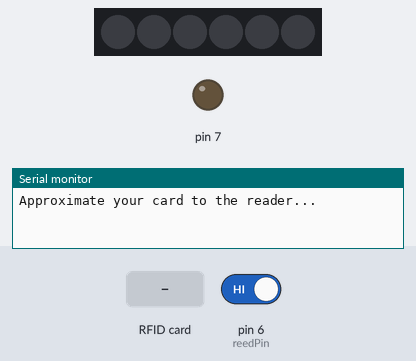
Simulated run of this sketch. Board: Arduino Uno, built with avr-gcc and run on an emulated ATmega328P. Shown: 6 RGB LEDs in strip order, left to right, output pins drawn as LEDs (lit = HIGH), the last lines printed to the serial monitor. The inputs (shaded band) are chosen by the test bench; at power-on: pin 6 (reedPin) HIGH. Dim RGB values are drawn brighter than linear; pins used as bus, display or sensor lines are not drawn.

Above: at 1.2 s.
1.3 s: RFID card 43 0D FE 27 held to the reader
At 2.41 s:
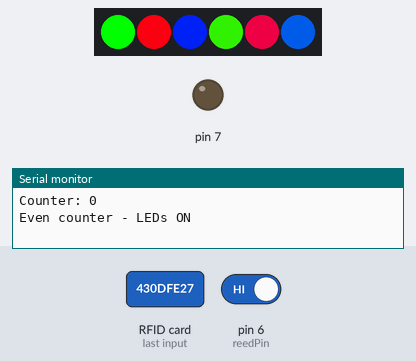
4.6 s: pin 6 (reedPin) driven LOW
At 5.37 s:
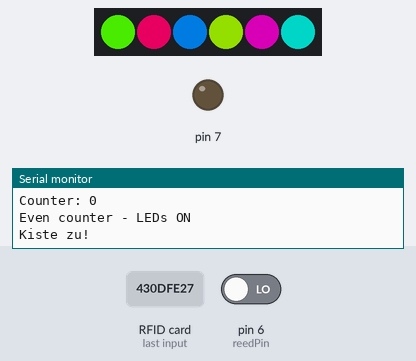
7.4 s: pin 6 (reedPin) driven HIGH
At 9.64 s:
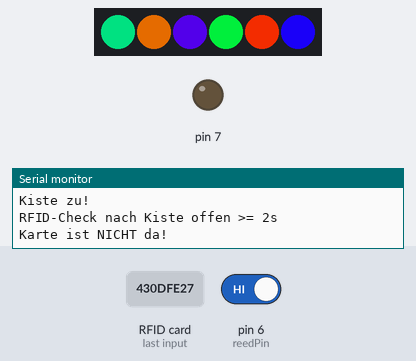
10.9 s: RFID card 43 0D FE 27 held to the reader
15.9 s: pin 6 (reedPin) driven LOW
At 16.45 s:
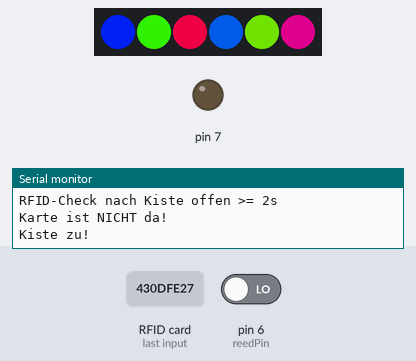
18.7 s: pin 6 (reedPin) driven HIGH
At 20.93 s:
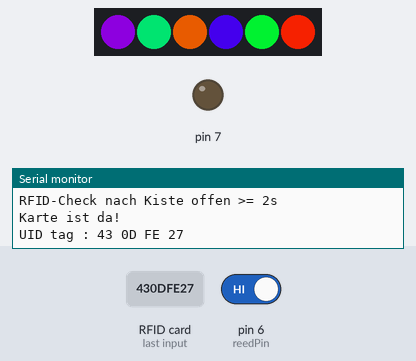
Timing chart, 0 to 28.4 s (numbered marks = the images above; inputs shaded):
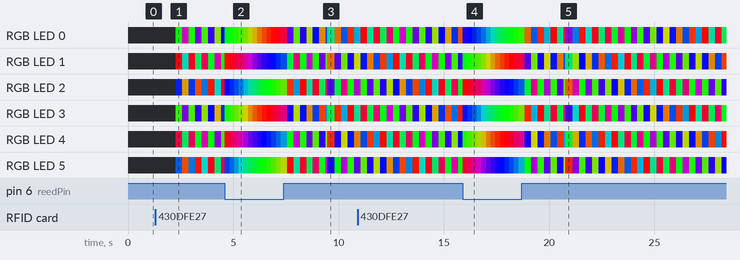

The sketch:

transport.ino
```cpp
#include <SPI.h>
#include <MFRC522.h>
#include <Adafruit_NeoPixel.h>
#include <EEPROM.h>

#define LEDPIN A1

// Globale Variablen für Animation
unsigned long lastRainbowUpdate = 0;
int rainbowPosition = 0;
bool rainbowActive = false;

//
unsigned long lastRFIDCheck = 0;
const unsigned long rfidCheckInterval = 5000;

// Parameter 1 = number of pixels in strip
// Parameter 2 = Arduino pin number (most are valid)
// Parameter 3 = pixel type flags, add together as needed:
//   NEO_KHZ800  800 KHz bitstream (most NeoPixel products w/WS2812 LEDs)
//   NEO_KHZ400  400 KHz (classic 'v1' (not v2) FLORA pixels, WS2811 drivers)
//   NEO_GRB     Pixels are wired for GRB bitstream (most NeoPixel products)
//   NEO_RGB     Pixels are wired for RGB bitstream (v1 FLORA pixels, not v2)
//   NEO_RGBW    Pixels are wired for RGBW bitstream (NeoPixel RGBW products)
Adafruit_NeoPixel strip = Adafruit_NeoPixel(6, LEDPIN, NEO_GRB + NEO_KHZ800);

#define SS_PIN 10
#define RST_PIN 9
MFRC522 mfrc522(SS_PIN, RST_PIN);  // Create MFRC522 instance.
MFRC522::MIFARE_Key key;
MFRC522::StatusCode status;
const int reedPin = 6;

void setup() {
  Serial.begin(9600);  // Initiate a serial communication
  SPI.begin();         // Initiate  SPI bus
  mfrc522.PCD_Init();  // Initiate MFRC522

  pinMode(reedPin, INPUT_PULLUP);
  pinMode(7, OUTPUT);
  digitalWrite(7, LOW);

  Serial.println("Approximate your card to the reader...");
  Serial.println();

  initKey();
  setupLED();
}

void initKey() {
  //desired EE key:
  byte rawKey[6] = { 0x36, 0x5A, 0xC4, 0x22, 0xFE, 0x35 };
  memcpy(key.keyByte, rawKey, 6);
}

void setupLED() {
  strip.begin();
  strip.setBrightness(255);
  strip.show();  // Initialize all pixels to 'off'
}

void oneColor(uint32_t color, int ledCount) {
  for (uint16_t i = 0; i < ledCount; i = i + 1) {
    strip.setPixelColor(i, color);
    strip.show();
  }
}

void updateRainbowNonBlocking() {
  const unsigned long rainbowInterval = 5;  // Sehr schnell! (kleinere Zahl = schneller)
  if (!rainbowActive) return;

  unsigned long currentMillis = millis();
  if (currentMillis - lastRainbowUpdate >= rainbowInterval) {
    lastRainbowUpdate = currentMillis;

    for (uint16_t i = 0; i < strip.numPixels(); i++) {
      // Jeder Pixel bekommt einen leicht versetzten Farbbereich
      int colorPosition = (rainbowPosition + i * 90) % 256;
      strip.setPixelColor(i, wheel(colorPosition));
    }

    strip.show();
    rainbowPosition = (rainbowPosition + 9) % 256;  // schneller vorwärts!
  }
}

int readCounterWrapper(){
  byte block = 16;
  byte len = 18;
  decryptBlock(block, key);
  byte buffer[18];

  return readCounterValue(block, buffer, 18);
}

bool readCard() {
  mfrc522.PCD_Init();  // HACK: Reset des Lesers erzwingt "neue Karte"
  delay(5);
  if (mfrc522.PICC_IsNewCardPresent() && mfrc522.PICC_ReadCardSerial()) {
    return true;
  }
  return false;
}

unsigned long openSince = 0;
bool initialReadDone = false;
unsigned long lastRFIDAttempt = 0;
const unsigned long RFID_INTERVAL = 10000; // 10 Sekunden

void loop() {
  updateRainbowNonBlocking();
  delay(20);

  unsigned long currentMillis = millis();
  int state = digitalRead(reedPin);

  if (state == HIGH) {  // offen (kein Magnet)
    if (openSince == 0) {
      openSince = currentMillis;
      initialReadDone = false;
      lastRFIDAttempt = 0;
    }

    if (currentMillis - openSince >= 2000) {
      if (!initialReadDone || currentMillis - lastRFIDAttempt >= RFID_INTERVAL) {
        initialReadDone = true;
        lastRFIDAttempt = currentMillis;

        Serial.println("RFID-Check nach Kiste offen >= 2s");
        mfrc522.PCD_SoftPowerUp();
        delay(50);
        if (readCard()) {
          Serial.println("Karte ist da!");
          String uuid = readUUID();
          if (uuid.substring(1) == "43 0D FE 27") {
            int counter = readCounterWrapper();
            Serial.print("Counter: ");
            Serial.println(counter);
            mfrc522.PCD_SoftPowerDown();
            if (counter % 2 == 0) {
              Serial.println("Even counter - LEDs ON");
              rainbowActive = true;
            } else {
              Serial.println("Odd counter - LEDs OFF");
              rainbowActive = false;
              oneColor(0, 6);
            }
          } else {
            Serial.println("Access denied - unknown card");
          }
        } else {
          Serial.println("Karte ist NICHT da!");
        }
      }
    }
  } else {  // geschlossen
    if (openSince != 0) {
      Serial.println("Kiste zu!");
    }
    openSince = 0;
    initialReadDone = false;
    lastRFIDAttempt = 0;
    delay(200);
  }
}

int readCounterValue(byte block, byte *buffer, byte len) {
  status = mfrc522.MIFARE_Read(block, buffer, &len);
  if (status != MFRC522::STATUS_OK) {
    Serial.print(F("Reading failed: "));
    Serial.println(mfrc522.GetStatusCodeName(status));
    return;
  }

  dump_byte_array(buffer, len);
  mfrc522.PICC_HaltA();
  mfrc522.PCD_StopCrypto1();
  return (int)buffer[0];
}

void decryptBlock(byte block, MFRC522::MIFARE_Key key) {
  status = mfrc522.PCD_Authenticate(MFRC522::PICC_CMD_MF_AUTH_KEY_A, block, &key, &(mfrc522.uid));
  if (status != MFRC522::STATUS_OK) {
    Serial.print(F("Authentication failed: "));
    Serial.println(mfrc522.GetStatusCodeName(status));
    return;
  }
}

String readUUID() {
  //Show UID on serial monitor
  Serial.print("UID tag :");
  String content = "";
  byte letter;

  for (byte i = 0; i < mfrc522.uid.size; i++) {
    Serial.print(mfrc522.uid.uidByte[i] < 0x10 ? " 0" : " ");
    Serial.print(mfrc522.uid.uidByte[i], HEX);
    content.concat(String(mfrc522.uid.uidByte[i] < 0x10 ? " 0" : " "));
    content.concat(String(mfrc522.uid.uidByte[i], HEX));
  }
  Serial.println();
  Serial.print("Message : ");
  content.toUpperCase();
  return content;
}


/*
 * Helper routine to dump a byte array as hex values to Serial.
 */
void dump_byte_array(byte *buffer, byte bufferSize) {
  for (byte i = 0; i < bufferSize; i++) {
    Serial.print(buffer[i] < 0x10 ? " 0" : " ");
    Serial.print(buffer[i], HEX);
  }
  Serial.println("");
}

void flashAllLeds(uint32_t color, int durationMs, int repetitions) {
  for (int i = 0; i < repetitions; i++) {
    // Turn all LEDs ON
    for (int j = 0; j < strip.numPixels(); j++) {
      strip.setPixelColor(j, color);
    }
    strip.show();
    delay(durationMs);

    // Turn all LEDs OFF
    for (int j = 0; j < strip.numPixels(); j++) {
      strip.setPixelColor(j, 0);  // Black = off
    }
    strip.show();
    delay(durationMs);
  }
}

// Helper-Funktion für Regenbogenfarben
uint32_t wheel(byte pos) {
  if (pos < 85) {
    return strip.Color(pos * 3, 255 - pos * 3, 0);
  } else if (pos < 170) {
    pos -= 85;
    return strip.Color(255 - pos * 3, 0, pos * 3);
  } else {
    pos -= 170;
    return strip.Color(0, pos * 3, 255 - pos * 3);
  }
}

/*
void writeEEKeyToSektor4() {
  byte trailerBlock = 19;
  MFRC522::MIFARE_Key defaultKey;
  for (byte i = 0; i < 6; i++) defaultKey.keyByte[i] = 0xFF; // default key

  byte sectorTrailerData[16] = {
    0x36, 0x5A, 0xC4, 0x22, 0xFE, 0x35, // Key A
    0xFF, 0x07, 0x80, 0x69,             // Access Bits
    0xFF, 0xFF, 0xFF, 0xFF, 0xFF, 0xFF  // Key B (optional)
  };

  // Warten auf Karte
  Serial.println("Karte auflegen...");
  while (!mfrc522.PICC_IsNewCardPresent() || !mfrc522.PICC_ReadCardSerial());

  // Authentifizieren mit default Key A
  MFRC522::StatusCode status = mfrc522.PCD_Authenticate(MFRC522::PICC_CMD_MF_AUTH_KEY_A, trailerBlock, &defaultKey, &(mfrc522.uid));
  if (status != MFRC522::STATUS_OK) {
    Serial.print("Authentication failed: ");
    Serial.println(mfrc522.GetStatusCodeName(status));
    return;
  }

  // Schreiben
  status = mfrc522.MIFARE_Write(trailerBlock, sectorTrailerData, 16);
  if (status != MFRC522::STATUS_OK) {
    Serial.print("Write failed: ");
    Serial.println(mfrc522.GetStatusCodeName(status));
    return;
  }

  Serial.println("Sektor-Trailer erfolgreich geschrieben!");
  mfrc522.PICC_HaltA();
  mfrc522.PCD_StopCrypto1();
}
*/
```
